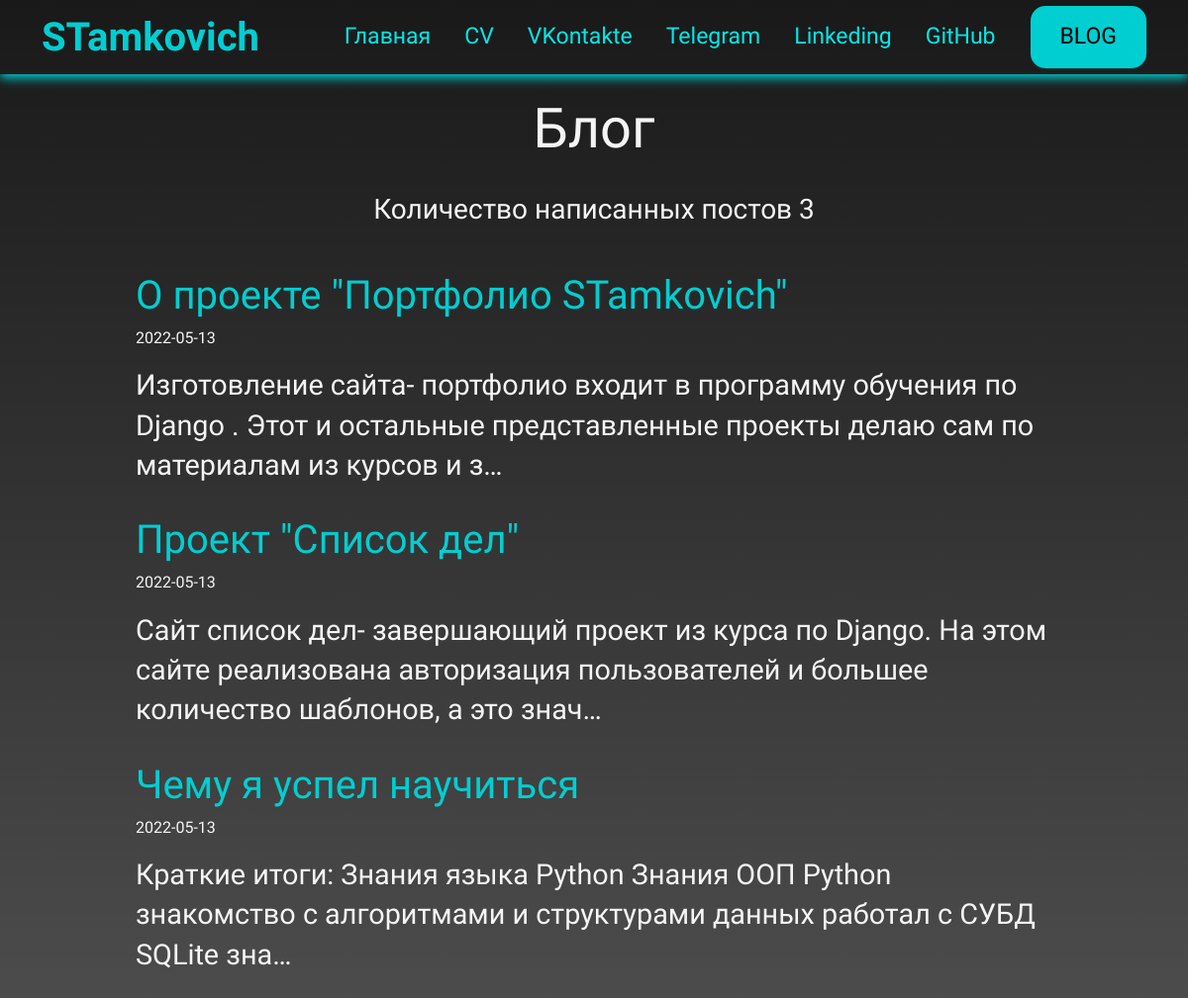
Screenshot of /blog/ with the database file from the repository.
### blog/models.py (models this page shows, shortened)
class Blog(models.Model):
    title_post = models.CharField("Название поста", max_length=200)
    post_info = models.TextField("Информация")
    date = models.DateField(null=True)
    slug = models.SlugField(default='', null=False)
    def get_url(self):
        return reverse('blog:detail-post', args=[self.slug])

### blog/views.py (the view)
# urls.py: path('', views.ShowAllBlogs.as_view(), name='all_blogs'),
class ShowAllBlogs(ListView):
    template_name = 'blog/all_blogs.html'
    model = Blog
    context_object_name = 'blogs'

### blog/templates/blog/all_blogs.html (shortened to what this page needs)
{% extends 'portfolio/base.html' %}
{% load static %}
{% block content %}
    <br>
<h1 id="blogtitle" class="text-center">Блог</h1>
    <br>
    <h3 id="count-post">Количество написанных постов {{ blogs.count }}</h3>
    <br>
{% for blog in blogs %}
<div class="row justify-content-center my-3">
  <div class="col-md-10">
    <a class="name-post" href="{{ blog.get_url }}"><h1>{{ blog.title_post }}</h1></a>
    <p class="text-muted">{{ blog.date|date:'Y-m-d'|upper }}</p>
    <p class="blog">{{ blog.post_info|striptags|truncatechars:150 }}</p>
  </div>
</div>
{% endfor %}
{% endblock %}

### portfolio/static/portfolio/css/custom.css (style rules this page uses)
body { background: linear-gradient(rgba(0,0,0,0.9), rgba(0,0,0,0.7)), url(background.jpg) no-repeat; position: relative; font-family: 'Cairo', sans-serif; font-size: 16px; line-height: 1.4; min-width: 320px; overflow-x: hidden; height: auto; color: whitesmoke; background-size: cover; background-attachment: fixed; }
#blogtitle { font-family: 'Cairo', sans-serif; font-size: 3.5rem; }
.blog { font-family: 'Cairo', sans-serif; font-size: 1.8rem; }
@media (min-width: 1000px) { #blogtitle { text-align: center; } }
@media (min-width: 1000px) { #count-post { text-align: center; } }
a { text-decoration: none; }
.name-post { color: darkturquoise; font-size: 2.0rem; }
.text-center { font-size: 2.0rem; text-align: center; }

### rows the page displays
Blog: title_post "О проекте \"Портфолио STamkovich\"", date "2022-05-13", post_info "Изготовление сайта- портфолио входит в программу обучения по Django . Этот и остальные представленные проекты делаю сам по материалам из курсов и з…"
Blog: title_post "Проект \"Список дел\"", date "2022-05-13", post_info "Сайт список дел- завершающий проект из курса по Django. На этом сайте реализована авторизация пользователей и большее количество шаблонов, а это знач…"
Blog: title_post "Чему я успел научиться", date "2022-05-13", post_info "Краткие итоги: Знания языка Python Знания ООП Python знакомство с алгоритмами и структурами данных работал с СУБД SQLite зна…"

### other values shown
{{ blogs.count }} "3"
